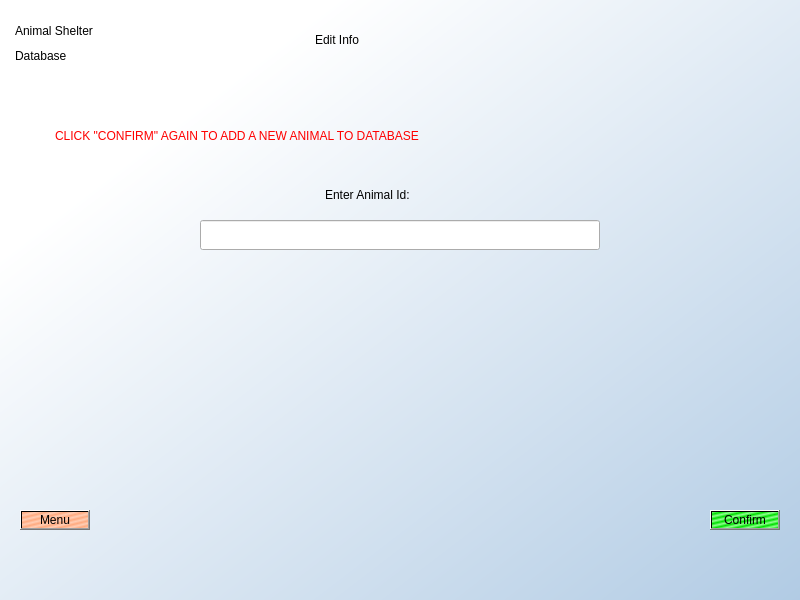
<?xml version="1.0" encoding="UTF-8"?>
<ui version="4.0">
 <class>Dialog</class>
 <widget class="QDialog" name="Dialog">
  <property name="geometry">
   <rect>
    <x>0</x>
    <y>0</y>
    <width>800</width>
    <height>600</height>
   </rect>
  </property>
  <property name="windowTitle">
   <string>Dialog</string>
  </property>
  <widget class="QWidget" name="widget" native="true">
   <property name="geometry">
    <rect>
     <x>0</x>
     <y>0</y>
     <width>801</width>
     <height>601</height>
    </rect>
   </property>
   <property name="styleSheet">
    <string notr="true">
QWidget#widget{ background-color:qlineargradient(spread:pad, x1:1, y1:1, x2:0.0115909, y2:0.034, stop:0 rgba(177, 203, 228, 255), stop:0.806818 rgba(255, 255, 255, 255), stop:1 rgba(255, 255, 255, 255))}
</string>
   </property>
   <widget class="QLabel" name="label">
    <property name="geometry">
     <rect>
      <x>15</x>
      <y>10</y>
      <width>141</width>
      <height>41</height>
     </rect>
    </property>
    <property name="styleSheet">
     <string notr="true">font: 25 18pt &quot;Calibri Light&quot;;</string>
    </property>
    <property name="text">
     <string>Animal Shelter </string>
    </property>
   </widget>
   <widget class="QLabel" name="label_2">
    <property name="geometry">
     <rect>
      <x>15</x>
      <y>30</y>
      <width>91</width>
      <height>51</height>
     </rect>
    </property>
    <property name="styleSheet">
     <string notr="true">font: 25 18pt &quot;Calibri Light&quot;;</string>
    </property>
    <property name="text">
     <string>Database</string>
    </property>
   </widget>
   <widget class="QWidget" name="gridLayoutWidget">
    <property name="geometry">
     <rect>
      <x>0</x>
      <y>0</y>
      <width>16</width>
      <height>151</height>
     </rect>
    </property>
    <layout class="QGridLayout" name="gridLayout"/>
   </widget>
   <widget class="QPushButton" name="EditMenuB">
    <property name="geometry">
     <rect>
      <x>20</x>
      <y>510</y>
      <width>70</width>
      <height>20</height>
     </rect>
    </property>
    <property name="styleSheet">
     <string notr="true">background-color:qlineargradient(spread:reflect, x1:0.926, y1:0.926136, x2:1, y2:1, stop:0 rgba(255, 170, 127, 255), stop:1 rgba(255, 206, 181, 255))</string>
    </property>
    <property name="text">
     <string>Menu</string>
    </property>
   </widget>
   <widget class="QWidget" name="gridLayoutWidget_2">
    <property name="geometry">
     <rect>
      <x>0</x>
      <y>580</y>
      <width>801</width>
      <height>20</height>
     </rect>
    </property>
    <layout class="QGridLayout" name="gridLayout_2"/>
   </widget>
   <widget class="QWidget" name="gridLayoutWidget_3">
    <property name="geometry">
     <rect>
      <x>781</x>
      <y>500</y>
      <width>20</width>
      <height>80</height>
     </rect>
    </property>
    <layout class="QGridLayout" name="gridLayout_3"/>
   </widget>
   <widget class="QWidget" name="gridLayoutWidget_4">
    <property name="geometry">
     <rect>
      <x>0</x>
      <y>500</y>
      <width>16</width>
      <height>80</height>
     </rect>
    </property>
    <layout class="QGridLayout" name="gridLayout_4"/>
   </widget>
   <widget class="QLineEdit" name="EEIdInput">
    <property name="geometry">
     <rect>
      <x>200</x>
      <y>220</y>
      <width>400</width>
      <height>30</height>
     </rect>
    </property>
    <property name="toolTip">
     <string>&lt;html&gt;&lt;head/&gt;&lt;body&gt;&lt;p&gt;Input animal's identification number.&lt;/p&gt;&lt;/body&gt;&lt;/html&gt;</string>
    </property>
   </widget>
   <widget class="QLabel" name="label_3">
    <property name="geometry">
     <rect>
      <x>315</x>
      <y>20</y>
      <width>170</width>
      <height>40</height>
     </rect>
    </property>
    <property name="styleSheet">
     <string notr="true">font: 25 38pt &quot;Calibri Light&quot;;</string>
    </property>
    <property name="text">
     <string>Edit Info</string>
    </property>
   </widget>
   <widget class="QLabel" name="label_4">
    <property name="geometry">
     <rect>
      <x>325</x>
      <y>180</y>
      <width>150</width>
      <height>30</height>
     </rect>
    </property>
    <property name="styleSheet">
     <string notr="true">font: 25 18pt &quot;Calibri Light&quot;;</string>
    </property>
    <property name="text">
     <string>Enter Animal Id:</string>
    </property>
   </widget>
   <widget class="QPushButton" name="EEConfirmB">
    <property name="geometry">
     <rect>
      <x>710</x>
      <y>510</y>
      <width>70</width>
      <height>20</height>
     </rect>
    </property>
    <property name="toolTip">
     <string>&lt;html&gt;&lt;head/&gt;&lt;body&gt;&lt;p&gt;Add New Animal To Database.&lt;/p&gt;&lt;/body&gt;&lt;/html&gt;</string>
    </property>
    <property name="styleSheet">
     <string notr="true">background-color:qlineargradient(spread:reflect, x1:0.926, y1:0.92, x2:1, y2:1, stop:0 rgba(145, 255, 145, 255), stop:1 rgba(0, 223, 0, 255))</string>
    </property>
    <property name="text">
     <string>Confirm</string>
    </property>
   </widget>
   <widget class="QLabel" name="EEAlert">
    <property name="enabled">
     <bool>true</bool>
    </property>
    <property name="geometry">
     <rect>
      <x>55</x>
      <y>110</y>
      <width>690</width>
      <height>51</height>
     </rect>
    </property>
    <property name="styleSheet">
     <string notr="true">font: 16pt &quot;OCR A Extended&quot;; color:red; 
</string>
    </property>
    <property name="text">
     <string>CLICK &quot;CONFIRM&quot; AGAIN TO ADD A NEW ANIMAL TO DATABASE</string>
    </property>
   </widget>
  </widget>
 </widget>
 <resources/>
 <connections/>
</ui>
